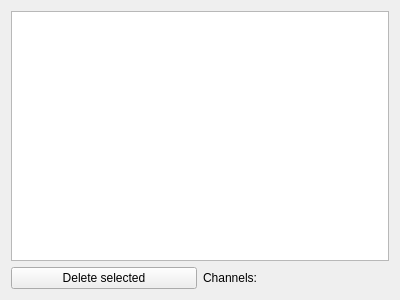
<?xml version="1.0" encoding="UTF-8"?>
<ui version="4.0">
 <class>Channels</class>
 <widget class="QWidget" name="Channels">
  <property name="geometry">
   <rect>
    <x>0</x>
    <y>0</y>
    <width>400</width>
    <height>300</height>
   </rect>
  </property>
  <property name="windowTitle">
   <string>Form</string>
  </property>
  <layout class="QGridLayout" name="gridLayout">
   <item row="1" column="1">
    <widget class="QLabel" name="label">
     <property name="text">
      <string>Channels:</string>
     </property>
    </widget>
   </item>
   <item row="1" column="0">
    <widget class="QPushButton" name="pushButton_deleteChanale">
     <property name="text">
      <string>Delete selected</string>
     </property>
    </widget>
   </item>
   <item row="0" column="0" colspan="2">
    <widget class="QTreeView" name="treeView"/>
   </item>
  </layout>
 </widget>
 <resources/>
 <connections/>
</ui>
